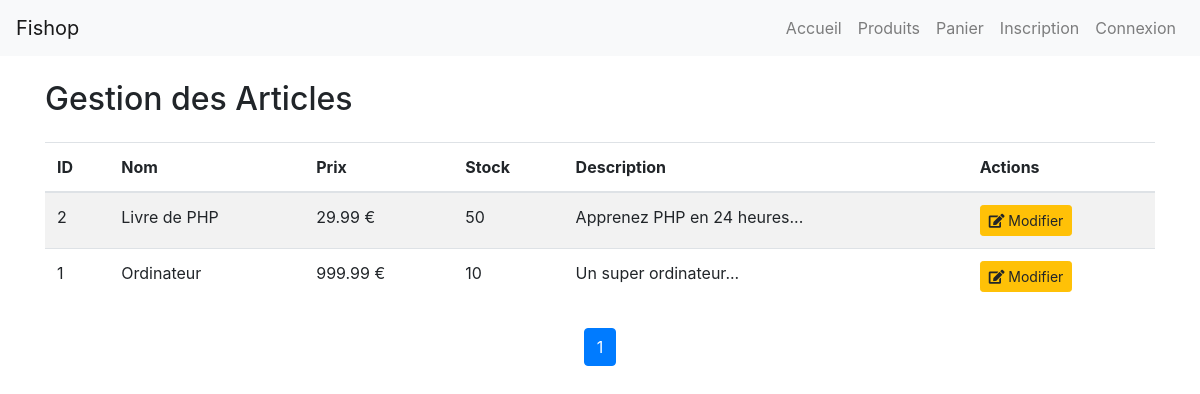
The app's page /admin/articles.php, older data.
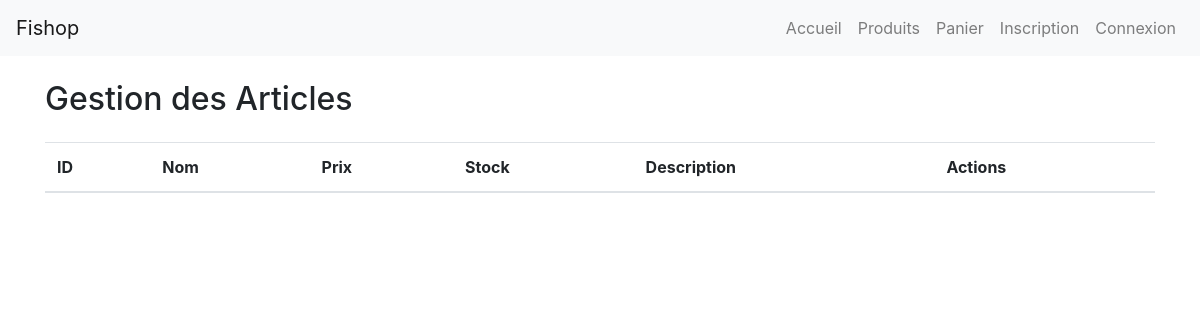
The same page, newer data.
### tables this page shows
CREATE TABLE `articles` (
  `id` int(11) NOT NULL,
  `name` varchar(100) NOT NULL,
  `description` text NOT NULL,
  `price` decimal(10,2) NOT NULL,
  `stock` int(11) DEFAULT 0,
  `image` varchar(255) DEFAULT NULL,
  `category_id` int(11) NOT NULL,
  `created_at` timestamp NOT NULL DEFAULT current_timestamp(),
  `promotion_price` decimal(10,2) DEFAULT NULL,
  `promotion_start` date DEFAULT NULL,
  `promotion_end` date DEFAULT NULL,
  `reduction` decimal(5,2) DEFAULT 0.00,
  `image_url` varchar(255) DEFAULT NULL
);

### admin/articles.php (the view, shortened to what this page needs)
<?php
require_once __DIR__ . '/../config/database.php';
$articles_par_page = 10;
$page = isset($_GET['page']) ? (int)$_GET['page'] : 1;
$offset = ($page - 1) * $articles_par_page;
$total = $pdo->query("SELECT COUNT(*) FROM articles")->fetchColumn();
$nombre_de_pages = ceil($total / $articles_par_page);
$sql = "SELECT * FROM articles ORDER BY id DESC LIMIT :limit OFFSET :offset";
$stmt = $pdo->prepare($sql);
$stmt->bindValue(':limit', $articles_par_page, PDO::PARAM_INT);
$stmt->bindValue(':offset', $offset, PDO::PARAM_INT);
$stmt->execute();
$articles = $stmt->fetchAll(PDO::FETCH_ASSOC);
?>
<!DOCTYPE html>
<html lang="fr">
<head>
    <link rel="stylesheet" href="https://stackpath.bootstrapcdn.com/bootstrap/4.5.2/css/bootstrap.min.css">
    <link rel="stylesheet" href="https://cdnjs.cloudflare.com/ajax/libs/font-awesome/5.15.4/css/all.min.css">
</head>
<body>
    <?php include '../includes/navbar.php'; ?>
    <div class="container mt-4">
        <h2>Gestion des Articles</h2>
        <table class="table table-striped mt-4">
            <thead>
                <tr>
                    <th>ID</th>
                    <th>Nom</th>
                    <th>Prix</th>
                    <th>Stock</th>
                    <th>Description</th>
                    <th>Actions</th>
                </tr>
            </thead>
            <tbody>
                <?php foreach ($articles as $article): ?>
                <tr>
                    <td><?= $article['id'] ?></td>
                    <td><?= htmlspecialchars($article['name']) ?></td>
                    <td><?= number_format($article['price'], 2) ?> €</td>
                    <td><?= $article['stock'] ?? '0' ?></td>
                    <td><?= htmlspecialchars(substr($article['description'] ?? '', 0, 50)) ?>...</td>
                    <td>
                        <a href="edit_article.php?id=<?= $article['id'] ?>" class="btn btn-warning btn-sm">
                            <i class="fas fa-edit"></i> Modifier
                        </a>
                    </td>
                </tr>
                <?php endforeach; ?>
            </tbody>
        </table>
        <nav aria-label="Page navigation" class="mt-4">
            <ul class="pagination justify-content-center">
                <?php for($i = 1; $i <= $nombre_de_pages; $i++): ?>
                    <li class="page-item <?= $i == $page ? 'active' : '' ?>">
                        <a class="page-link" href="?page=<?= $i ?>"><?= $i ?></a>
                    </li>
                <?php endfor; ?>
            </ul>
        </nav>
    </div>
</body>
</html>

### includes/navbar.php (shortened to what this page needs)
<nav class="navbar navbar-expand-lg navbar-light bg-light">
    <a class="navbar-brand" href="/ecommerce/index.php">Fishop</a>
    <div class="collapse navbar-collapse" id="navbarNav">
        <ul class="navbar-nav ml-auto">
            <li class="nav-item">
                <a class="nav-link" href="/ecommerce/index.php">Accueil</a>
            </li>
            <li class="nav-item">
                <a class="nav-link" href="/ecommerce/products.php">Produits</a>
            </li>
            <li class="nav-item">
                <a class="nav-link" href="/ecommerce/public/cart.php">Panier</a>
            </li>
            <li class="nav-item">
                <a class="nav-link" href="/ecommerce/public/register.php">Inscription</a>
            </li>
            <li class="nav-item">
                <a class="nav-link" href="/ecommerce/public/login.php">Connexion</a>
            </li>
        </ul>
    </div>
</nav>

Row changes from the older to the newer data that the page shows:
removed articles: id "2", name "Livre de PHP", price "29.99", stock "50", description "Apprenez PHP en 24 heures"
removed articles: id "1", name "Ordinateur", price "999.99", stock "10", description "Un super ordinateur"
Text that changed along with them:
list line gone: "1"
